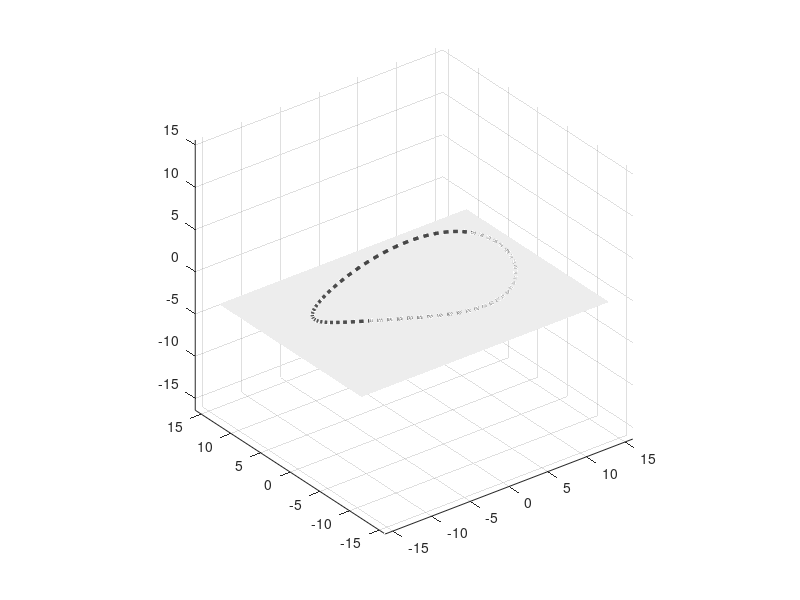

Source code (MATLAB): (Note: this script raises an error after producing the figure.)
%% 1. SIMULATIE PARAMETERS & 3D CIRCUIT
dt = 0.04;              
total_time = 60;        
steps = total_time / dt;

s = linspace(0, 2*pi, 1500);
track_x = 12 * cos(s);
track_y = 7 * sin(s);
track_z = 1.2 * sin(2*s); % Soepele golving in hoogte

%% 2. AUTO SETUP
x = track_x(1);
y = track_y(1);
z = track_z(1);
theta = atan2(track_y(2)-track_y(1), track_x(2)-track_x(1)); 

v = 1.6;               % Vaste, rustige snelheid
sensor_offset = 0.5;
sensor_spacing = 0.3;

Kp = 4.0; 
Kd = 0.6;
prev_error = 0;

%% 3. FIGURE SETUP (VASTE 3D CAMERA)
figure(1); clf;
set(gcf, 'Color', 'w', 'Position', [100 80 900 650]);

% Baan en grondvlak
plot3(track_x, track_y, track_z, 'k--', 'LineWidth', 2.5); hold on; grid on; axis equal;
fill3([-16 16 16 -16], [-12 -12 12 12], [-2 -2 -2 -2], [0.93 0.93 0.93], 'EdgeColor', 'none');

% 3D Auto Chassis
L = 0.8; W = 0.45; H = 0.25;
[cube_v, cube_f] = get_cube_geometry(L, W, H);
h_car = patch('Faces', cube_f, 'Vertices', cube_v, 'FaceColor', [0 0.45 0.85], ...
              'FaceAlpha', 0.9, 'EdgeColor', 'k');

h_sensors = plot3([x, x], [y, y], [z, z], 'ro', 'MarkerFaceColor', 'r', 'MarkerSize', 6);
h_trail = plot3(x, y, z, 'm-', 'LineWidth', 1.5);

xlim([-15 15]); ylim([-10 10]); zlim([-3 4]);
view(35, 40); % Rustige vaste schuine kijkhoek

trail_x = x; trail_y = y; trail_z = z;

%% 4. SIMULATIE LUS
for t = 1:steps
    % 1. Sensor posities (2D vlak projectie)
    sL_x = x + sensor_offset*cos(theta) - sensor_spacing*sin(theta);
    sL_y = y + sensor_offset*sin(theta) + sensor_spacing*cos(theta);
    sR_x = x + sensor_offset*cos(theta) + sensor_spacing*sin(theta);
    sR_y = y + sensor_offset*sin(theta) - sensor_spacing*cos(theta);
    
    % 2. Zoek kortste afstand tot lijn
    distL = min(hypot(track_x - sL_x, track_y - sL_y));
    distR = min(hypot(track_x - sR_x, track_y - sR_y));
    
    % 3. PD Correctie
    error = distR - distL;
    d_error = (error - prev_error) / dt;
    prev_error = error;
    
    omega = Kp * error + Kd * d_error;
    omega = max(min(omega, 3.0), -3.0);
    
    % 4. Positie update
    theta = theta + omega * dt;
    x = x + v * cos(theta) * dt;
    y = y + v * sin(theta) * dt;
    
    % 5. Hoogte vloeiend meepakken
    [~, idx] = min(hypot(track_x - x, track_y - y));
    z = track_z(idx) + H/2;
    
    % 6. Auto transformeren in 3D
    R = [cos(theta) -sin(theta) 0; sin(theta) cos(theta) 0; 0 0 1];
    trans_verts = (R * cube_v')' + [x, y, z];
    set(h_car, 'Vertices', trans_verts);
    
    % 7. Sensoren & Trail
    set(h_sensors, 'XData', [sL_x, sR_x], 'YData', [sL_y, sR_y], 'ZData', [z, z]);
    trail_x(end+1) = x; trail_y(end+1) = y; trail_z(end+1) = z; %#ok<AGROW>
    set(h_trail, 'XData', trail_x, 'YData', trail_y, 'ZData', trail_z);
    
    drawnow;
    pause(dt);
end

%% HULPFUNCTIE VOOR HET 3D BLOKJE
function [vertices, faces] = get_cube_geometry(l, w, h)
    vertices = [-l/2 -w/2 -h/2;  l/2 -w/2 -h/2;  l/2  w/2 -h/2; -l/2  w/2 -h/2;
                -l/2 -w/2  h/2;  l/2 -w/2  h/2;  l/2  w/2  h/2; -l/2  w/2  h/2];
    faces = [1 2 6 5; 2 3 7 6; 3 4 8 7; 4 1 5 8; 1 2 3 4; 5 6 7 8];
end
